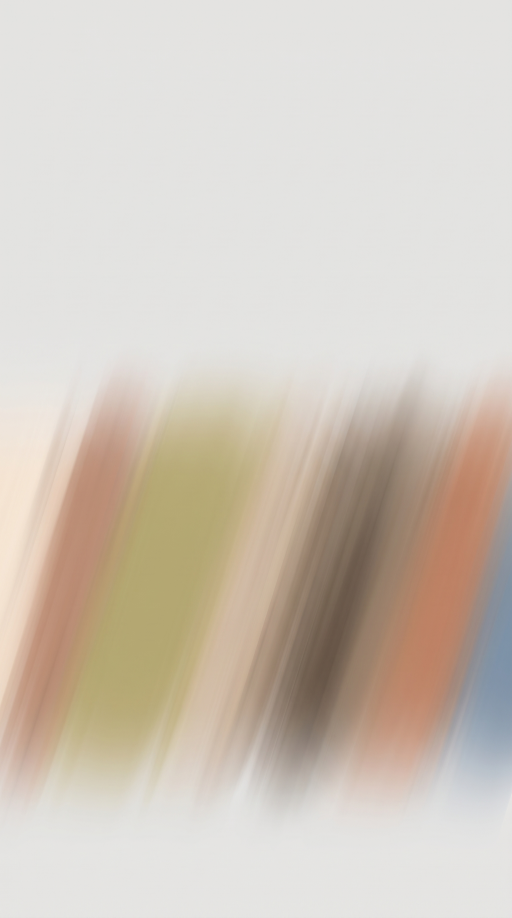
#> input picture reel/assets/bg/bg1.jpeg, 1536 x 2752 px (shown at 1/3 size)
$ python build.py assets/bg/bg1.jpeg
#> lines starting #> are read from the running program, lines starting #| are printed output that depends on the picture
#!/usr/bin/env python3
"""
BASIC — parallax reel builder.

Replicates the measured geometry of the reference clip: two flat cut-out layers
scrolling horizontally at different constant speeds over a scrolling plate.
No 3D camera, no easing, no zoom, no cuts. Loops exactly at NFRAMES.

    python3 build.py            # renders out/v1.mp4 from assets/
    python3 build.py --test     # renders out/v1_placeholder.mp4 from assets/_test/
"""
import cv2, numpy as np, os, subprocess, sys

# ---------------------------------------------------------------- spec
W, H, FPS, NFRAMES = 1080, 1920, 30, 450          # 15.0 s

# Layer speeds are chosen so each strip's travel over the loop equals its own
# width exactly: 4 background plates and 4 slots per layer, parallax held at the
# reference's measured near:far ratio of 4:3.
BG_STRIP   = 4 * W                                 # 4320
FAR_STRIP  = 4 * W                                 # 4320  (4 slots @ 1080)
NEAR_STRIP = 4 * 1440                              # 5760  (4 slots @ 1440)
BG_V   = BG_STRIP   / NFRAMES                      # 9.60 px/frame
FAR_V  = FAR_STRIP  / NFRAMES                      # 9.60
NEAR_V = NEAR_STRIP / NFRAMES                      # 12.80  -> 4:3 parallax
NEAR_SPACING, FAR_SPACING = NEAR_STRIP // 4, FAR_STRIP // 4

FAR_HEAD_Y, FAR_FEET_Y = 298, 1613                 # 15.5% / 84% of frame height
FAR_FIG_H = FAR_FEET_Y - FAR_HEAD_Y                # 1315 px
NEAR_TOP_Y = -58                                   # crown clipped off the top edge
# Near figures are anchored to a fixed crown-to-thigh height so every one sits at
# the same anatomical scale regardless of how wide its pose is. NEAR_FIG_H is set
# so the widest pose still lands inside NEAR_MAX_W — the near model's hands must
# stay within the frame when she is centred on her beat.
NEAR_FIG_H = 1820
NEAR_MAX_W = 0.95 * W                              # safety cap
NEAR_TAIL  = 0.38                                  # fraction of the figure stretched
BG_BLUR    = 10                                    # extra softening on the plate
# The assembled plate's empty field lands ~6 levels under the reference's #E9E9E8;
# a small gain brings the field onto it and nudges the band into the reference range.
BG_GAIN    = 1.026
BG_OVERLAP = 180                                   # cross-dissolve width per seam

ROOT = os.path.dirname(os.path.abspath(__file__))
TEST = "--test" in sys.argv
SUB  = "assets/_test" if TEST else "assets"
EXT  = ".png" if TEST else ".jpeg"
BG   = lambda n: os.path.join(ROOT, SUB, "bg", n + EXT)
MOD  = lambda n: os.path.join(ROOT, SUB, "models", n + EXT)
OUT  = "out/v1_placeholder.mp4" if TEST else "out/v1.mp4"

# plate order = the colour wave: low band -> rising -> held high -> descending
BG_ORDER = ["bg1", "bg2", "bg3", "bg4"]

# beat order: a hero centres every 1.875 s, alternating near/far.
# Colour never repeats between neighbouring beats; the two unavoidable
# same-model adjacencies both land on a far shot whose head is turned down.
NEAR_SLOTS = ["A_near_black", "B_near_ivory", "B_near_black", "A_near_brown"]
FAR_SLOTS  = ["B_far_brown",  "A_far_beige",  "A_far_ivory",  "B_far_beige"]
NEAR_PHASE, FAR_PHASE = 864, 1323

# ---------------------------------------------------------------- green key
# [45 lines left out: functions key_green, fix_edge_colour, largest_subject, not called in this run]

def load_cutout(name):
    path = MOD(name)
    raw = cv2.imread(path, cv2.IMREAD_UNCHANGED)
    if raw is None:
        raise FileNotFoundError(path)
    rgba = raw if raw.shape[2] == 4 else key_green(raw)
    keep = largest_subject(rgba[..., 3])
    rgba[..., 3] = np.where(keep, rgba[..., 3], 0)
    rgba = fix_edge_colour(rgba)
    ys, xs = np.where(rgba[..., 3] > 24)
    if len(ys) == 0:
        raise ValueError(f"nothing survived the key in {path}")
    return rgba, (xs.min(), ys.min(), xs.max(), ys.max())

# ---------------------------------------------------------------- layers
def build_bg():
    """Four plates cross-dissolved into one wrapping strip."""
    ov = BG_OVERLAP
    pw = W + ov
    acc = np.zeros((H, BG_STRIP, 3), np.float32)
    wgt = np.zeros((1, BG_STRIP), np.float32)
    ramp = np.ones(pw, np.float32)
    ramp[:ov]  = np.linspace(0, 1, ov)
    ramp[-ov:] = np.linspace(1, 0, ov)
    for k, n in enumerate(BG_ORDER):
        p = cv2.imread(BG(n))
#> p is the input picture: shape (2752, 1536, 3); mean B, G, R 188.3, 199.5, 209.3
        if p is None:
            raise FileNotFoundError(BG(n))
        p = cv2.resize(p, (pw, H), interpolation=cv2.INTER_AREA).astype(np.float32)
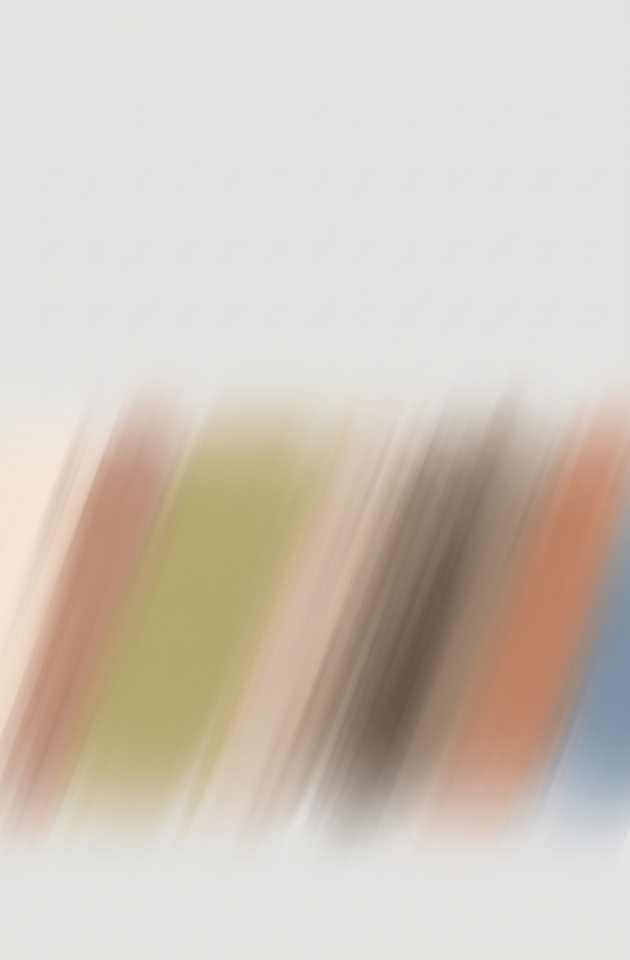
#> p: shape (1920, 1260, 3) float32 (shown at 1/2 size); mean B, G, R 188.4, 198.1, 208.7
        xs = (k * W - ov // 2 + np.arange(pw)) % BG_STRIP
        np.add.at(acc, (slice(None), xs), p * ramp[None, :, None])
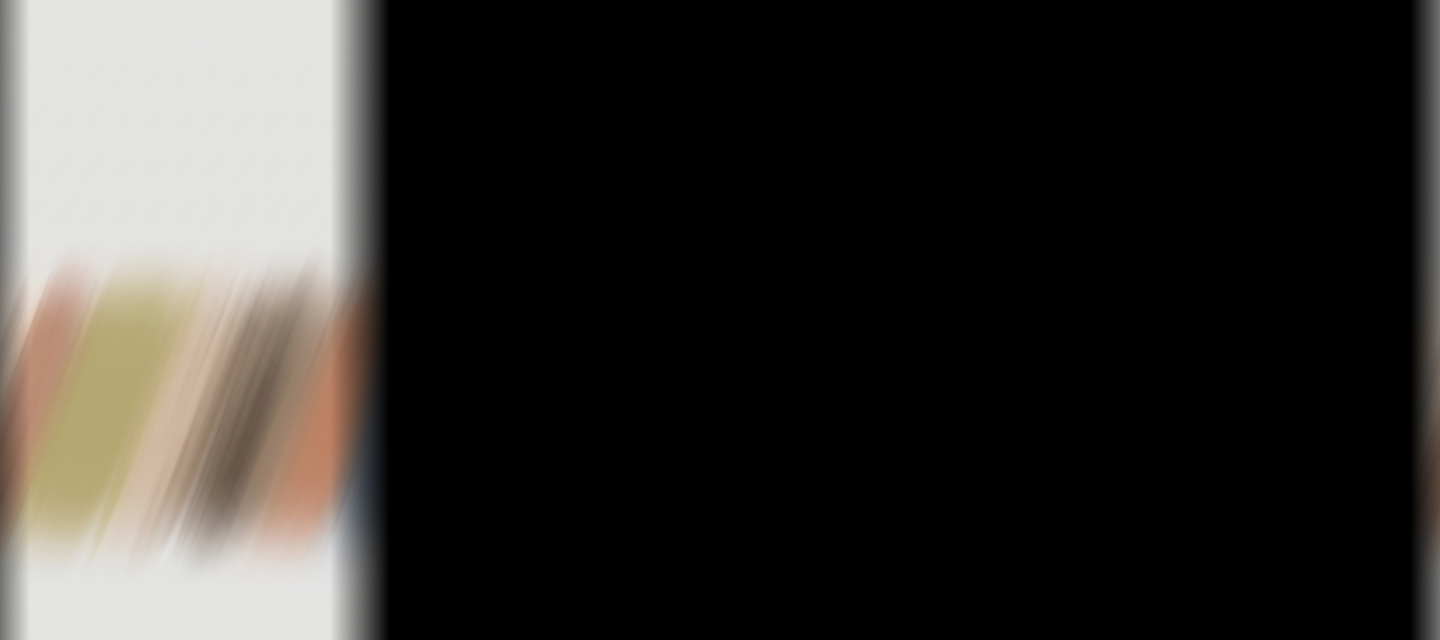
#> acc: shape (1920, 4320, 3) float32 (shown at 1/3 size); mean B, G, R 46.5, 49.4, 52
        np.add.at(wgt, (0, xs), ramp)
#> pass 2 of the loop in build_bg, `for k, n in enumerate(BG_ORDER):`:
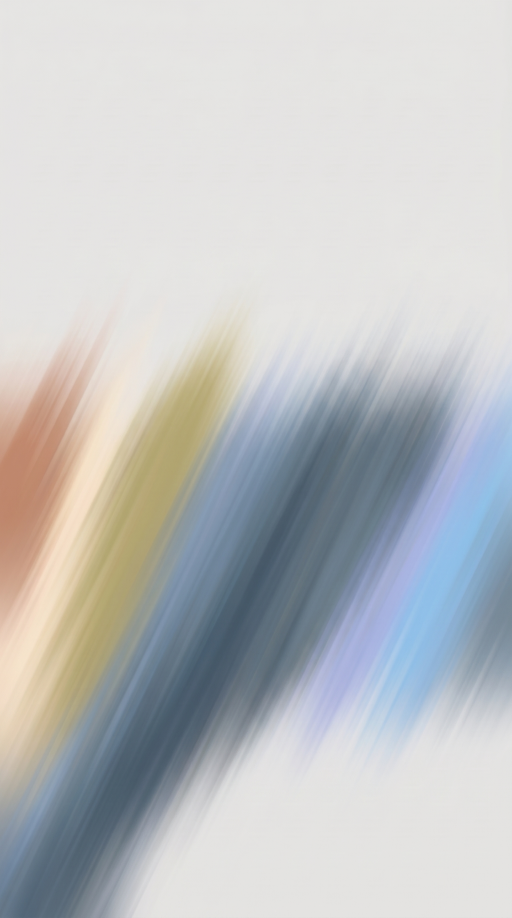
#> input picture reel/assets/bg/bg2.jpeg, 1536 x 2752 px (shown at 1/3 size)
#> in build_bg, p is the input picture: shape (2752, 1536, 3); mean B, G, R 195.5, 194.1, 191.9
#> in build_bg, `p = cv2.resize(p, (pw, H), interpolation=cv2.INTER_AREA).astype(np.flo..`:
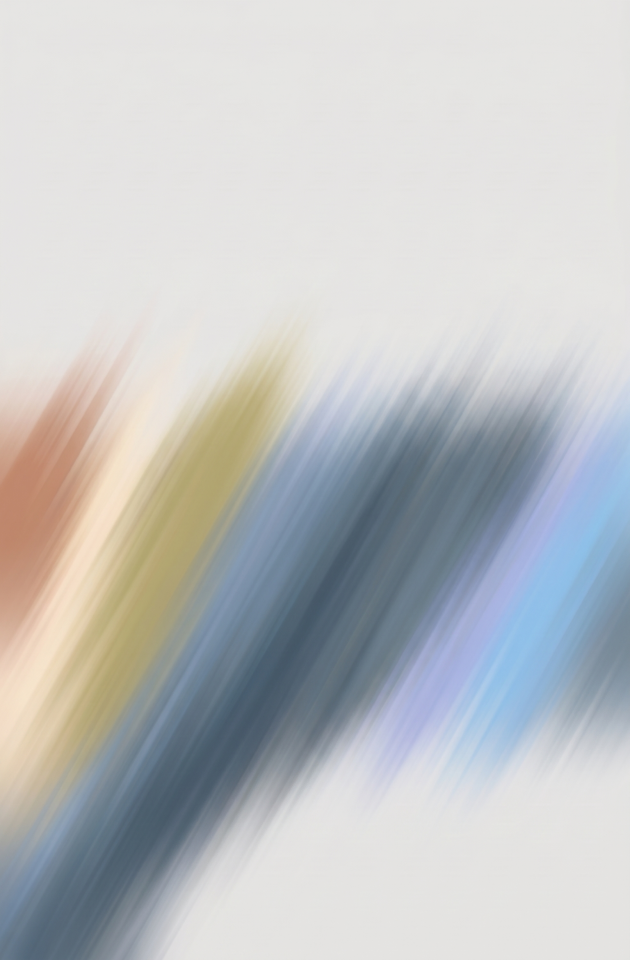
#> p: shape (1920, 1260, 3) float32 (shown at 1/2 size); mean B, G, R 194.9, 193.3, 191
#> in build_bg, `np.add.at(acc, (slice(None), xs), p * ramp[None, :, None])`:
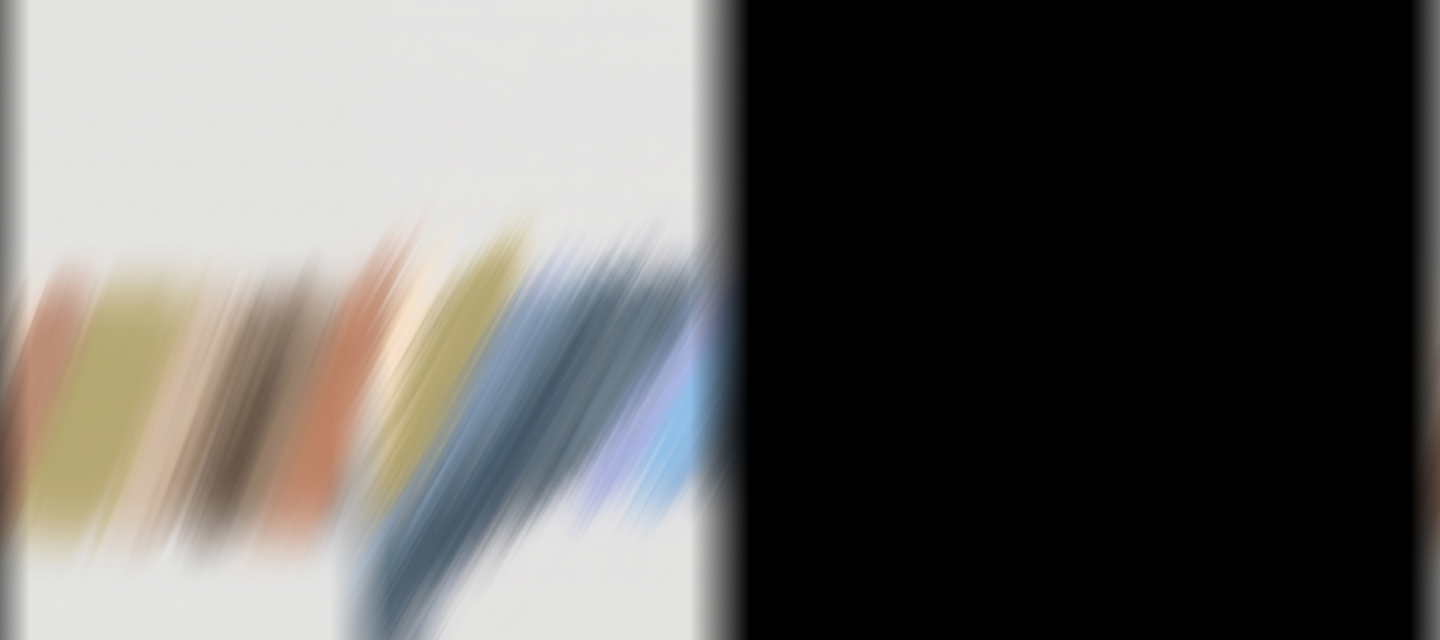
#> acc: shape (1920, 4320, 3) float32 (shown at 1/3 size); mean B, G, R 96.5, 98.7, 100.3
#> pass 3 of the loop in build_bg, `for k, n in enumerate(BG_ORDER):`:
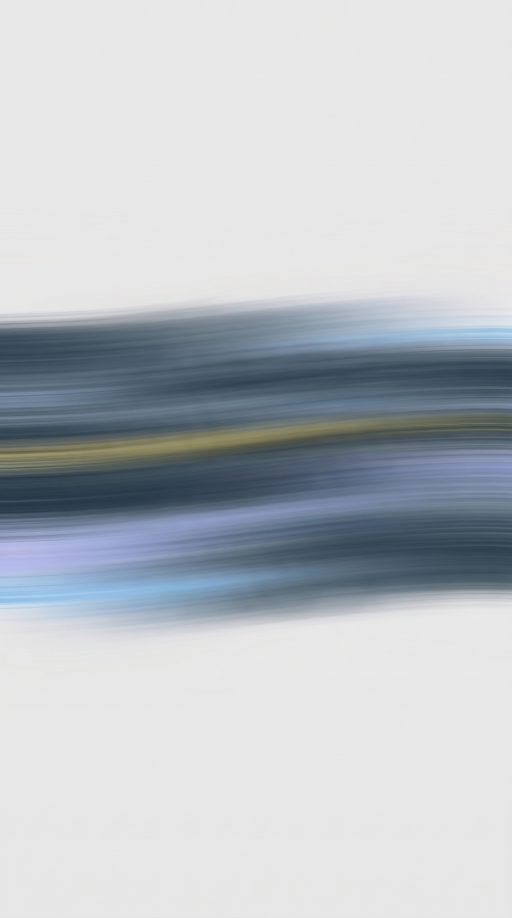
#> input picture reel/assets/bg/bg3.jpeg, 1536 x 2752 px (shown at 1/3 size)
#> in build_bg, p is the input picture: shape (2752, 1536, 3); mean B, G, R 198.7, 193.5, 188.3
#> in build_bg, `p = cv2.resize(p, (pw, H), interpolation=cv2.INTER_AREA).astype(np.flo..`:
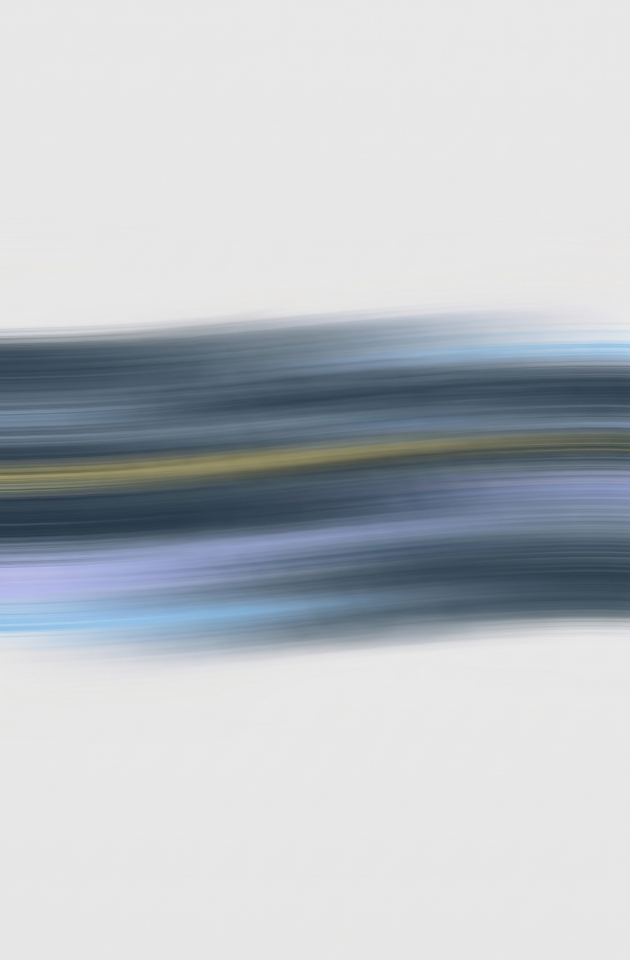
#> p: shape (1920, 1260, 3) float32 (shown at 1/2 size); mean B, G, R 196.2, 190.9, 185.8
#> in build_bg, `np.add.at(acc, (slice(None), xs), p * ramp[None, :, None])`:
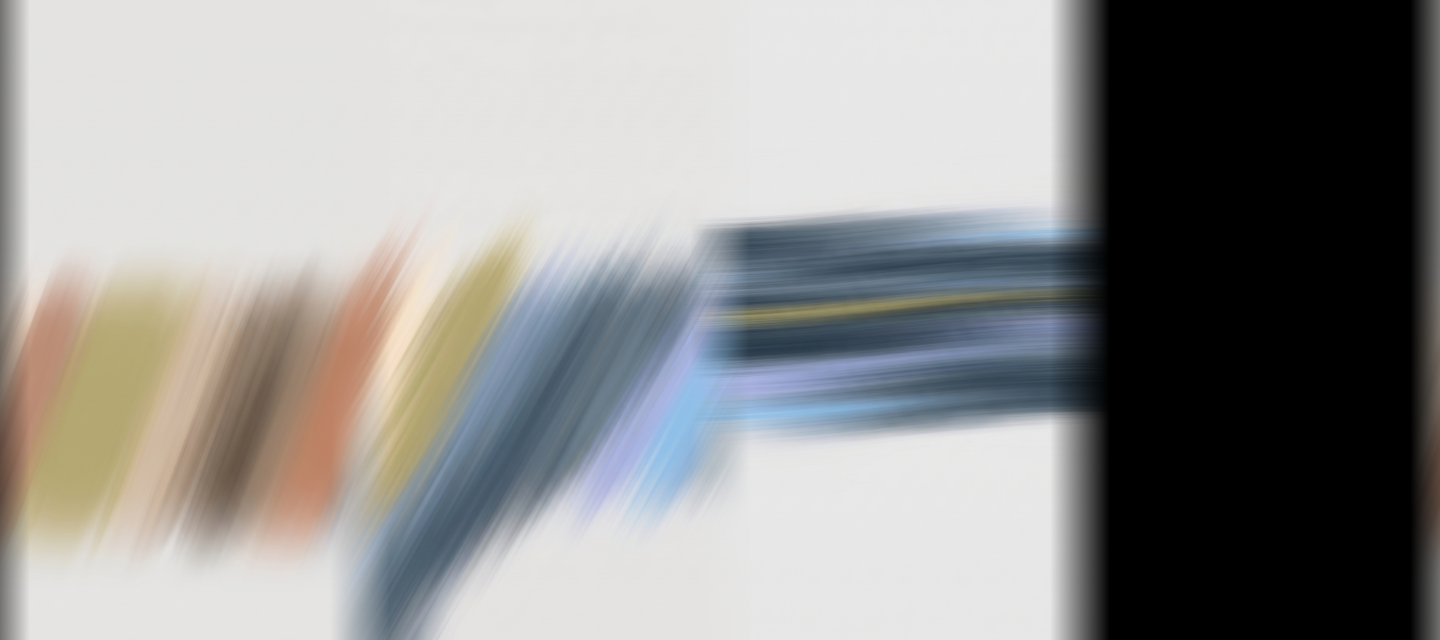
#> acc: shape (1920, 4320, 3) float32 (shown at 1/3 size); mean B, G, R 147.7, 148.7, 148.6
#> the loop made 4 passes; the first 3 are shown
    strip = (acc / np.maximum(wgt[..., None], 1e-6)).astype(np.uint8)
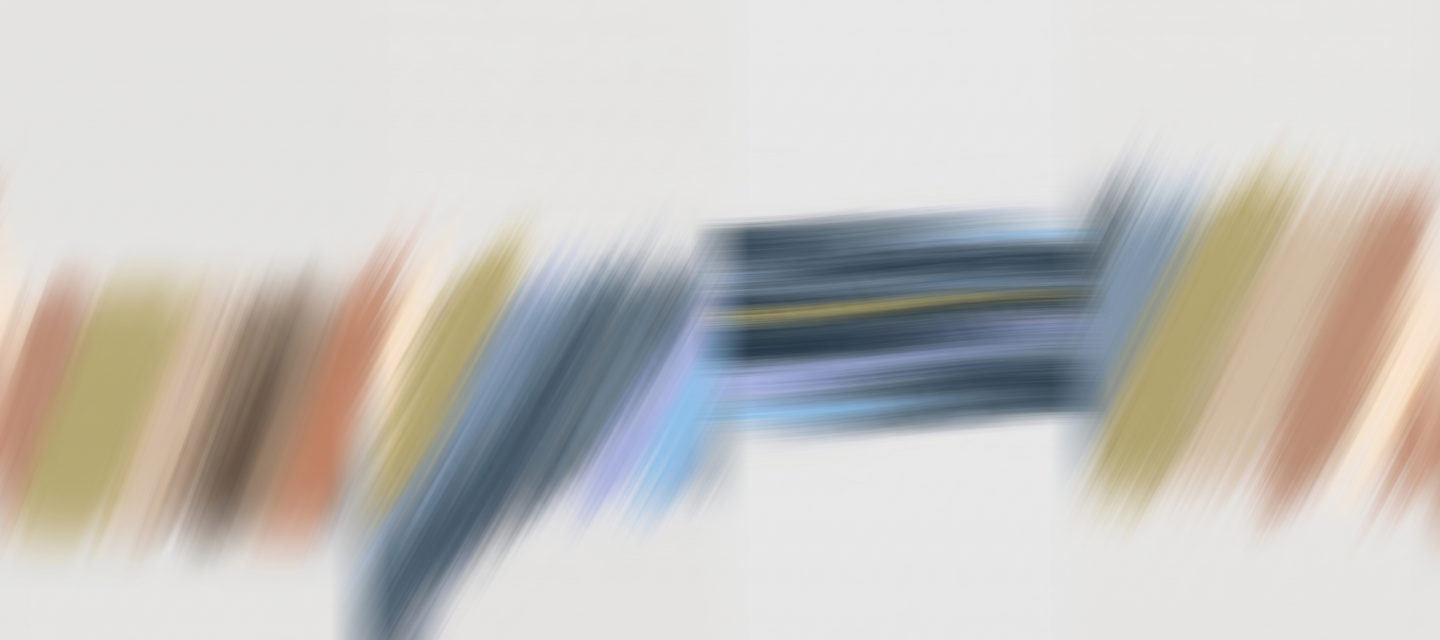
#> strip: shape (1920, 4320, 3) (shown at 1/3 size); mean B, G, R 192, 196.3, 199
    strip = np.clip(strip.astype(np.float32) * BG_GAIN, 0, 255).astype(np.uint8)
    return cv2.GaussianBlur(strip, (0, 0), BG_BLUR)

# [27 lines left out: function place, not called in this run]

def build_layer(slots, strip_w, spacing, mode, phase):
    strip = np.zeros((H, strip_w, 4), np.uint8)
    for k, name in enumerate(slots):
        rgba, bbox = load_cutout(name)
        cx = (phase + k * spacing) % strip_w
        nw, nh = place(strip, rgba, bbox, cx, mode)
        print(f"  {name:14s} -> strip x={cx:5d}  {nw}x{nh}px  ({100*nw/W:.0f}% frame width)")
    return strip

# [5 lines left out: function window, not called in this run]

# ---------------------------------------------------------------- render
def main():
    print(f"spec: {W}x{H} {FPS}fps {NFRAMES}f = {NFRAMES/FPS:.2f}s")
    print(f"      near {NEAR_V:.2f}px/f strip {NEAR_STRIP} | far {FAR_V:.2f} strip {FAR_STRIP} "
          f"| bg {BG_V:.2f} strip {BG_STRIP} | parallax {NEAR_V/FAR_V:.4f}")
    print("background…"); bg = build_bg()
    print("far layer…");  far  = build_layer(FAR_SLOTS,  FAR_STRIP,  FAR_SPACING,  "far",  FAR_PHASE)
    print("near layer…"); near = build_layer(NEAR_SLOTS, NEAR_STRIP, NEAR_SPACING, "near", NEAR_PHASE)

    raw = os.path.join(ROOT, "out/_raw.mp4")
    os.makedirs(os.path.join(ROOT, "out"), exist_ok=True)
    vw = cv2.VideoWriter(raw, cv2.VideoWriter_fourcc(*"mp4v"), FPS, (W, H))
    print(f"rendering {NFRAMES} frames…")
    for i in range(NFRAMES):
        frame = window(bg, BG_V * i, W).astype(np.float32)
        for layer, v in ((far, FAR_V), (near, NEAR_V)):
            win = window(layer, v * i, W)
            a = win[..., 3:4].astype(np.float32) / 255.0
            frame = win[..., :3].astype(np.float32) * a + frame * (1 - a)
        vw.write(frame.astype(np.uint8))
    vw.release()

    final = os.path.join(ROOT, OUT)
    try:
        subprocess.run(["ffmpeg", "-y", "-loglevel", "error", "-i", raw, "-c:v", "libx264",
                        "-crf", "17", "-pix_fmt", "yuv420p",
                        "-movflags", "+faststart", final], check=True)
        os.remove(raw)
    except Exception:
        os.replace(raw, final)
        print("  (ffmpeg not found — kept the mp4v render)")
    print(f"\ndone -> {final}")

if __name__ == "__main__":
#> (the run stopped early here; a loop or call above may not have finished)
